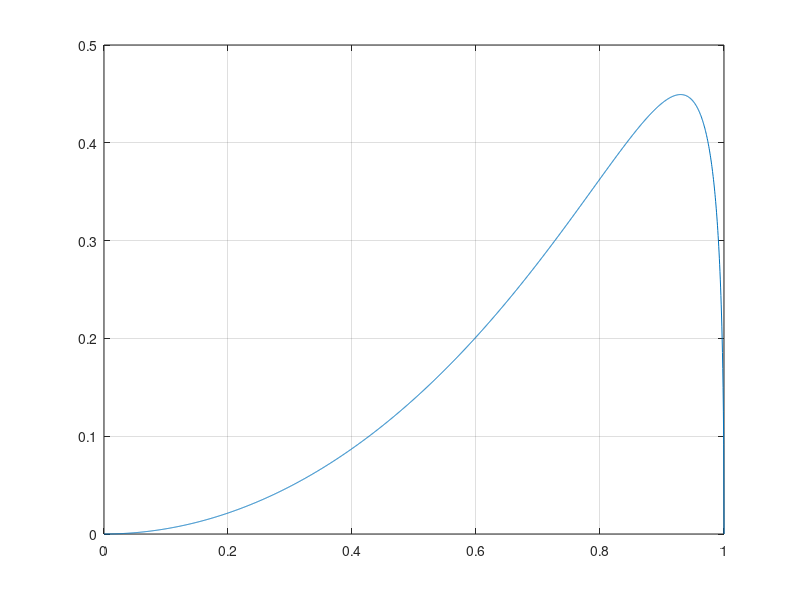
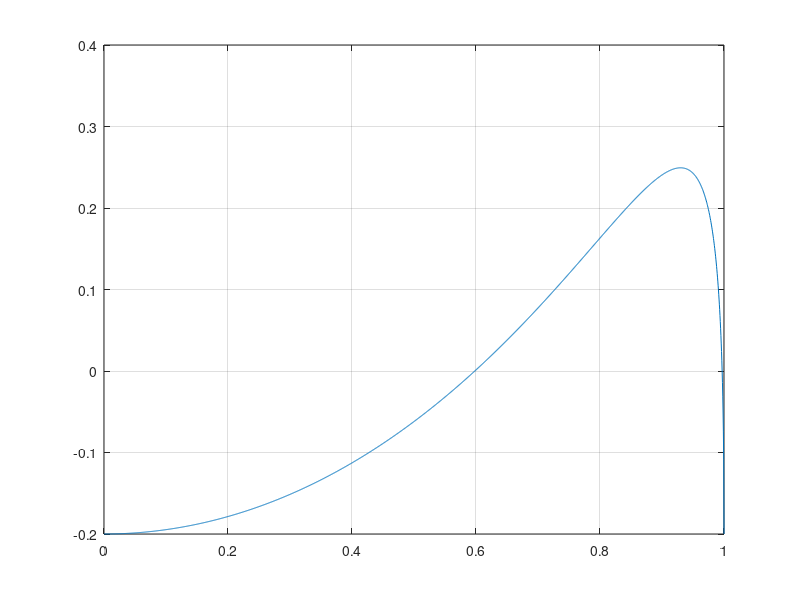

The MATLAB script that drew these images, in order: (Note: this script raises an error after producing the figures.)
clear all
close all
format long

%% Exercici pràctic del parcial de 2023, per provar les funcions

% P en funció de e
P = @ (e) 2 * sqrt(1 - e.^2) ./ (e.^3) .* (3 - 2*e.^2) .* asin(e) - 6 ./ (e.^2) .* (1 - e.^2);

% Representació gràfica de P
z = linspace(1e-10, 1 - 1e-10, 2e3 + 1);

figure(1)
plot(z, P(z))
grid on

% 1º apartat: per P = 0.2, trobar e
equation = @(e) P(e) - 0.2;

figure(2)
plot(z, equation(z)) % Dos arrels: entre 0.996 i 0.998; entre 0.596 i 0.6
grid on

disp("BISECTION METHOD")
[xk1, ek1, it1] = bisection(0.596, 0.6, 1e-10, 1000, equation);
xk1(end)
it1
[xk2, ek2, it2] = bisection(0.996, 0.998, 1e-10, 1000, equation);
xk2(end)
it2

disp("CHORD METHOD")
[xk1, ek1, it1] = chord(0.596, 0.6, 1e-10, 1000, equation);
xk1(end)
it1
[xk2, ek2, it2] = chord(0.996, 0.998, 1e-10, 1000, equation);
xk2(end)
it2

disp("SECANT METHOD")
[xk1, ek1, it1] = secant(0.596, 0.6, 1e-10, 1000, equation);
xk1(end)
it1
[xk2, ek2, it2] = secant(0.996, 0.998, 1e-10, 1000, equation);
xk2(end)
it2

disp("NEWTON METHOD")
[xk1, ek1, it1] = newton(0.596, 1e-10, 1000, equation, '0');
xk1(end)
it1
[xk2, ek2, it2] = newton(0.996, 1e-10, 1000, equation, '0');
xk2(end)
it2

disp(equation(xk1(end)))
disp(equation(xk2(end)))


% 2º apartat: trobar el P a partir del qual no hi ha solució.
% La solució es trobar la posició del màxim de la funció i el valor de la
% funció en aquell punt.

h = 1e-8;
derivada = @(e) (P(e + h) - P(e)) / h;

figure(3)
plot(z, derivada(z))
grid on

[xk, ek, it] = newton(0.9, 1e-10, 1000, derivada, '0');
disp(xk(end))
disp(derivada(xk(end)))
disp(P(xk(end)))



%% Les funcions!

%%%%%%%%%%%%%%%%%%%%%%%%%%%%%%%%%%%%%%%%%%%%%%%%%%%%%
%
% Duu a terme el mètode de la bisecció sobre f en l'interval [a, b]
% amb tolerància tol i màxim d'iteracions itmax.
% Retorna:
% - xk: aproximació de l'arrel a cada iteració.
% - ek: error sobre l'arrel trobada a cada iteració.
% - it: nº iteracions
%
%%%%%%%%%%%%%%%%%%%%%%%%%%%%%%%%%%%%%%%%%%%%%%%%%%%%%

function [xk, ek, it] = bisection(a, b, tol, itmax, f)
    it = 0;
    tolk = Inf;
    xk = (a + b) ./ 2;

    while it < itmax && tolk >= tol
        if f(a) * f(xk(end)) < 0
            b = xk(end);
        else
            a = xk(end);
        end
        xk = [xk (a + b) ./ 2];
        tolk = abs(xk(end) - xk(end-1));
        it = it + 1;
    end

    ek = xk(1:end - 1) - xk(end);
end

%%%%%%%%%%%%%%%%%%%%%%%%%%%%%%%%%%%%%%%%%%%%%%%%%%%%%
%
% Duu a terme el mètode de Newton-Rhapson sobre f en x0
% amb tolerància tol i màxim d'iteracions itmax.
% Retorna:
% - xk: aproximació de l'arrel a cada iteració.
% - ek: error sobre l'arrel trobada a cada iteració.
% - it: nº iteracions
%
% Opcionalment, es pot inserir df com a derivada de la funció.
%
%%%%%%%%%%%%%%%%%%%%%%%%%%%%%%%%%%%%%%%%%%%%%%%%%%%%%

function [xk, ek, it] = newton(x0, tol, itmax, f, df)
    it = 0;
    tolk = Inf;
    xk = x0;

    while it < itmax && tolk >= tol
        if df == '0'
            xk = [xk, xk(end) - f(xk(end)) / diff(xk(end), f, '0')];
        else
            xk = [xk, xk(end) - f(xk(end)) / df(xk(end))];
        end
        tolk = abs(xk(end) - xk(end-1));
        it = it + 1;
    end

    ek = xk(1:end - 1) - xk(end);
end

%%%%%%%%%%%%%%%%%%%%%%%%%%%%%%%%%%%%%%%%%%%%%%%%%%%%%
%
% Duu a terme el mètode de la corda sobre f en l'interval [a, b]
% amb tolerància tol i màxim d'iteracions itmax.
% Retorna:
% - xk: aproximació de l'arrel a cada iteració.
% - ek: error sobre l'arrel trobada a cada iteració.
% - it: nº iteracions
%
%%%%%%%%%%%%%%%%%%%%%%%%%%%%%%%%%%%%%%%%%%%%%%%%%%%%%

function [xk, ek, it] = chord(a, b, tol, itmax, f)
    it = 0;
    tolk = Inf;
    xk = (a + b) ./ 2;
    fa = f(a); fb = f(b);

    while it < itmax && tolk >= tol
        xk = [xk, xk(end) - (b - a) ./ (fb - fa) .* f(xk(end))];
        tolk = abs(xk(end) - xk(end-1));
        it = it + 1;
    end

    ek = xk(1:end - 1) - xk(end);
end

%%%%%%%%%%%%%%%%%%%%%%%%%%%%%%%%%%%%%%%%%%%%%%%%%%%%%
%
% Duu a terme el mètode de la secant sobre f en l'interval [a, b]
% amb tolerància tol i màxim d'iteracions itmax.
% Retorna:
% - xk: aproximació de l'arrel a cada iteració.
% - ek: error sobre l'arrel trobada a cada iteració.
% - it: nº iteracions
%
%%%%%%%%%%%%%%%%%%%%%%%%%%%%%%%%%%%%%%%%%%%%%%%%%%%%%

function [xk, ek, it] = secant(a, b, tol, itmax, f)
    it = 0;
    tolk = Inf;
    xk = [a, b];
    fk_1 = f(a); fk_0 = f(b);

    while it < itmax && tolk >= tol
        xk = [xk, xk(end) - (xk(end) - xk(end-1)) ./ (fk_0 - fk_1) .* fk_0];
        tolk = abs(xk(end) - xk(end-1));
        it = it + 1;
        fk_1 = fk_0;
        fk_0 = f(xk(end));
    end

    xk = xk(2:end);
    ek = xk(1:end - 1) - xk(end);
end

%%%%%%%%%%%%%%%%%%%%%%%%%%%%%%%%%%%%%%%%%%%%%%%%%%%%%
%
% Retorna la derivada aproximada de f en x0.
% Utilitza l'aproximació de h donada.
%
%%%%%%%%%%%%%%%%%%%%%%%%%%%%%%%%%%%%%%%%%%%%%%%%%%%%%

function result = diff (x0, f, h)
    if h == '0'
        h = 1e-8;
    end
    result = (f(x0 + h) - f(x0)) ./ h;
end


%%%%%%%%%%%%%%%%%%%%%%%%%%%%%%%%%%%%%%%%%%%%%%%%%%%%%
%
%  Ajusta una recta y = a x + b als vectors x, y.
%
%  Torna el coeficient de regressió r, el pendent a i
%  l''ordenada a l''origen b.
%
%%%%%%%%%%%%%%%%%%%%%%%%%%%%%%%%%%%%%%%%%%%%%%%%%%%%%

function [r,a,b] = reg_lin(x,y)

    if iscolumn(x)
        x = x';
    end
    
    if iscolumn(y)
        y = y';
    end
    
    if size(x,2) ~= size(y,2)
        fprintf('La mida dels dos vectors no es la mateixa al cridar a reg_lin. \n')
        return
    end
    
    n = size(x,2);
    
    ax = sum(x)/n; ay = sum(y)/n; 
    
    ax2 = sum(x.^2)/n; ay2 = sum(y.^2)/n; axy = sum(x.*y)/n;
    
    a = (axy-ax*ay)/(ax2-ax^2);
    c = (axy-ax*ay)/(ay2-ay^2);
    r = sqrt(a*c);
    b = ay-a*ax;
    d = ax-c*ay;
    
    %n,r,a,b,ax,ay,ax2,ay2,axy;

end